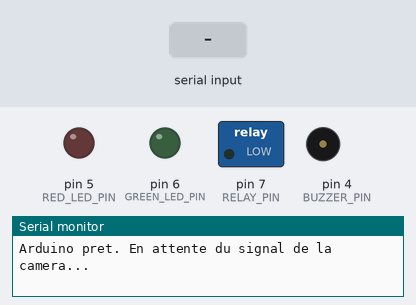
Recording of a sketch running on a simulated Arduino Uno, built with avr-gcc and run on an emulated ATmega328P. Parts: switched loads named in the sketch (green lamp = pin HIGH), output pins drawn as LEDs (lit = HIGH), buzzer (waves = sounding), the last lines printed to the serial monitor. Inputs (shaded band) come from the test bench.

Above: at 1.2 s.
1.3 s: "OPEN\n" received over Serial
At 1.55 s:
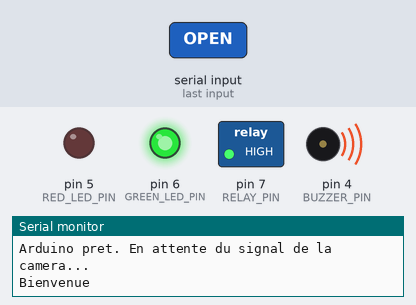
At 3.0 s:
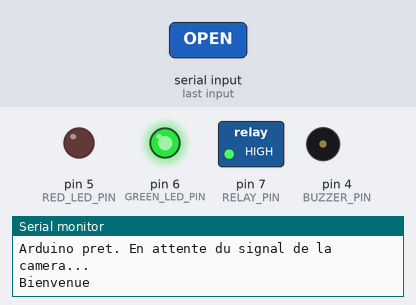
Timing chart, 0 to 7.8 s (numbered marks = the images above; inputs shaded):
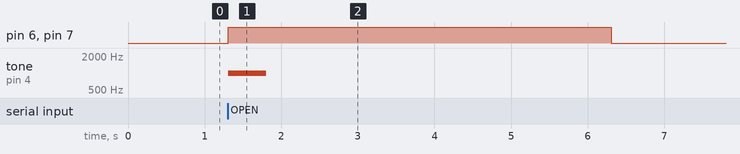

Measured:
- after the input at 1.3 s, pin 6 (GREEN_LED_PIN), pin 7 (RELAY_PIN): LOW → HIGH at once, → LOW 5.0 s later; tone on pin 4 (BUZZER_PIN): silent → 1000 Hz at once, → silent 0.50 s later

The sketch:

code_arduino_porte.ino
```cpp
/*
 * Code Arduino - Contrôle d'accès par Reconnaissance Faciale
 *
 * Si "OPEN" est reçu : LED Verte, Message "Bienvenue", Buzzer (Aigu), Relais (Porte ouverte)
 * Si "DENY" est reçu : LED Rouge, Message "Non autorisé", Buzzer (Grave)
 */

const int RELAY_PIN = 7;      // Relais (Porte)
const int GREEN_LED_PIN = 6;  // LED Verte (Autorisé)
const int RED_LED_PIN = 5;    // LED Rouge (Refusé)
const int BUZZER_PIN = 4;     // Buzzer (Alarme/Signal)

void setup() {
  Serial.begin(9600);

  pinMode(RELAY_PIN, OUTPUT);
  pinMode(GREEN_LED_PIN, OUTPUT);
  pinMode(RED_LED_PIN, OUTPUT);
  pinMode(BUZZER_PIN, OUTPUT);

  // Tout est éteint par défaut
  digitalWrite(RELAY_PIN, LOW);
  digitalWrite(GREEN_LED_PIN, LOW);
  digitalWrite(RED_LED_PIN, LOW);

  Serial.println("Arduino pret. En attente du signal de la camera...");
}

void loop() {
  if (Serial.available() > 0) {
    String commande = Serial.readStringUntil('\n');
    commande.trim();

    if (commande == "OPEN") {
      // --- PERSONNE AUTORISÉE ---
      Serial.println("Bienvenue");

      digitalWrite(GREEN_LED_PIN, HIGH); // Allume LED Verte
      tone(BUZZER_PIN, 1000, 500);       // Bip aigu de 500ms
      digitalWrite(RELAY_PIN, HIGH);     // Ouvre la porte

      delay(5000);                       // Pause de 5 secondes

      digitalWrite(RELAY_PIN, LOW);      // Ferme la porte
      digitalWrite(GREEN_LED_PIN, LOW);  // Eteint LED Verte

    }
    else if (commande == "DENY") {
      // --- PERSONNE NON AUTORISÉE ---
      Serial.println("Non autorise");

      digitalWrite(RED_LED_PIN, HIGH);   // Allume LED Rouge
      tone(BUZZER_PIN, 200, 1000);       // Bip grave de 1 seconde

      delay(3000);                       // Pause de 3 secondes

      digitalWrite(RED_LED_PIN, LOW);    // Eteint LED Rouge
    }
  }
}
```
